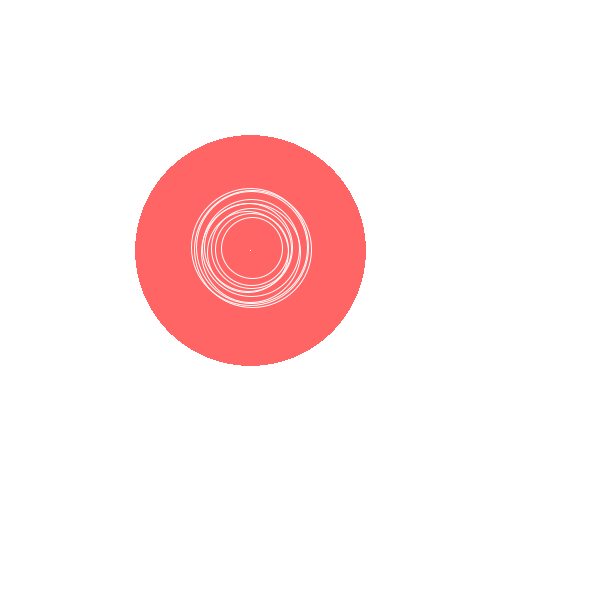
Frame 1 (no input)
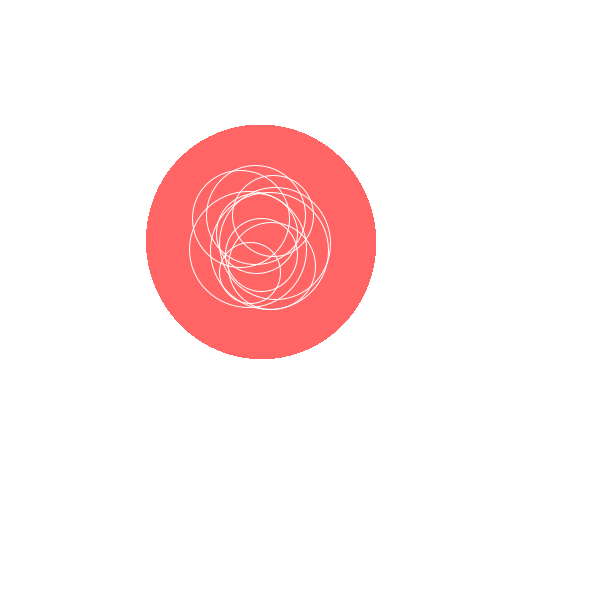
Frame 60 (the mouse pressed at the canvas centre just before this capture)
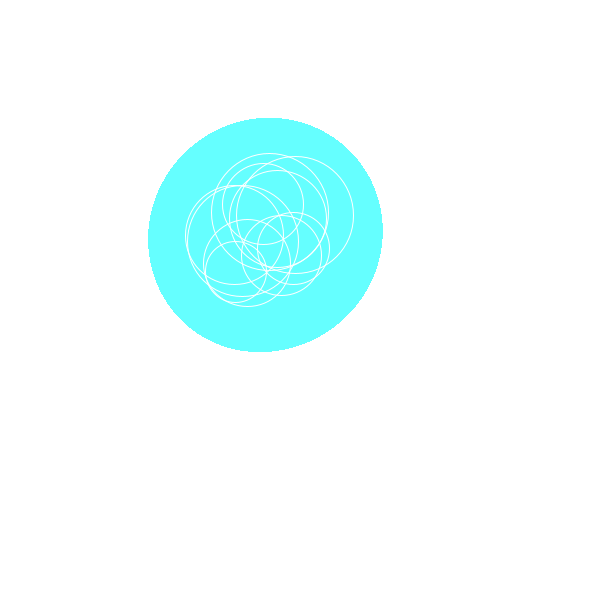
Frame 120 (the mouse held since frame 60 and released just before this capture)

The Processing sketch that drew these frames (run headless with seeded random() and noise(); from frame 60 on, the mouse is pressed at the canvas centre):

// Processing sketch: metaball
// ── metaball.pde
//a 2d surface (like a computer screen) implements a function that outputs a color

//Blob b;
Blob[] blobs = new Blob[10];

void setup(){
  size(600, 600);
  colorMode(HSB, 360, 100, 100);
  for(int i = 0; i < blobs.length; i++){
    blobs[i] = new Blob(250, 250);
  }
}

void draw(){
  //background(255);
  
  loadPixels();
  for(int i = 0; i < width; i++){
    for(int j = 0; j < height; j++){
      int loc = i + j * width;
      float sum = 0;
      for(Blob b : blobs){
        float d = dist(i, j, b.position.x, b.position.y);
        sum += b.radius / d;
      }
      //println(sum);
      //pixels[loc] = color(round(sum/2000) * 255);
      pixels[loc] = color(float(mouseX) / width * 360, constrain(round(sum/8) * 60, 0, 60), 100);
    }
  }
  updatePixels();
  
  for(int i = 0; i < blobs.length; i++){
    blobs[i].update();
    blobs[i].draw();
  }
}

// ── Blob.pde
class Blob{
  PVector position;
  PVector v;
  PVector acc;
  float radius;
  
  Blob(float x, float y){
    position = new PVector(x, y);
    radius = random(30, 60);
    v = PVector.random2D();
    v.mult(random(2, 5));
    acc = new PVector(0,0);
  }
  
  void update(){
    //acc.setMag(0);
    for(Blob b : blobs){
      PVector attract = PVector.sub(b.position, position);
      //float d = dist(position.x, position.y, b.position.x, b.position.y);
      //float m = attract.mag();
      attract.mult(0.005);
      acc.add(attract);
    }
    v.add(acc);
    v.limit(3);
    position.add(v);
    
    if(position.x - radius <= 0 || position.x + radius >= width){
      position.x = constrain(position.x, 1 + radius, width - 1 - radius);
      v.x *= -1;
    }
    
    if(position.y - radius <= 0 || position.y + radius >= height){
      position.y = constrain(position.y, 1 + radius, height - 1 - radius);
      v.y *= -1;
    }
    
   
  }
  
  void draw(){
    noFill();
    stroke(360);
    strokeWeight(1);
    ellipse(position.x, position.y, radius * 2, radius * 2);
  }
}
